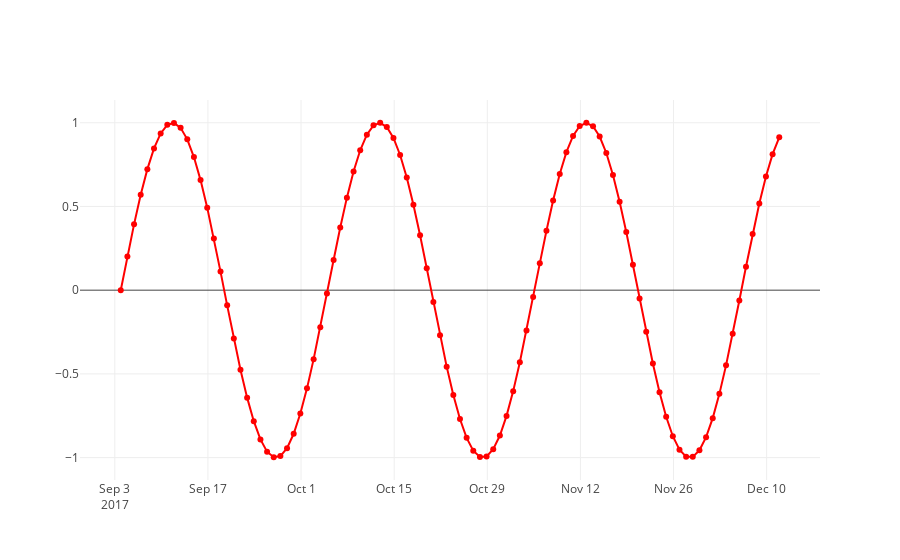

Source (notebook cell):
### Markdown cell above
#### Color and mode

### Code cell
trace = go.Scatter(
    x = x,
    y = sin_data,
    mode = 'lines+markers',
    line = dict(
        color=('red')
    )
)
data = [trace]
py.iplot(data)
